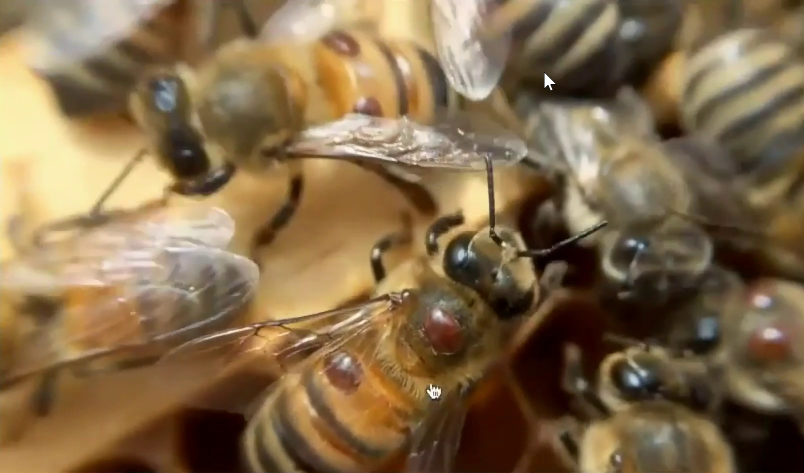
#> input picture D-RISE_explained_yolo_version/Visualization/input_samples/Fol_2/2024-12-01_0751.jpg, 1608 x 946 px (shown at 1/2 size)
$ python -i image_processing.py   (imports and definitions only)   (older library calls are emulated)
#> lines starting #> are read from the running program, lines starting #| are printed output that depends on the picture
#> further down, picture is the input picture: shape (946, 1608, 3); mean B, G, R 74.6, 106.9, 130.8
"""
better_engine.core.image_processing
=====================================
Standardized image pre-processing pipeline for hive photos.

Combines techniques from:
  - bee-mite-detector (YOLOv8 preprocessing, Hailo-8L pipeline)
  - BeeAlarmed (OpenCV entrance frame normalization)
  - varroaTrayCounter (tray image correction)
"""

from __future__ import annotations

import cv2
import numpy as np


# [58 lines left out: functions decode_image, assess_blur, normalize_for_inference, not called in this run]


def enhance_contrast(image: np.ndarray) -> np.ndarray:
    """
    Apply CLAHE (Contrast Limited Adaptive Histogram Equalization) to the
    luminance channel. Improves mite visibility in low-contrast hive photos.

    Technique adapted from varroaTrayCounter preprocessing pipeline.
    """
    lab = cv2.cvtColor(image, cv2.COLOR_BGR2LAB)
#> lab: shape (946, 1608, 3); mean of channels 0, 1, 2 117, 133.2, 149.3
    l_channel, a, b = cv2.split(lab)
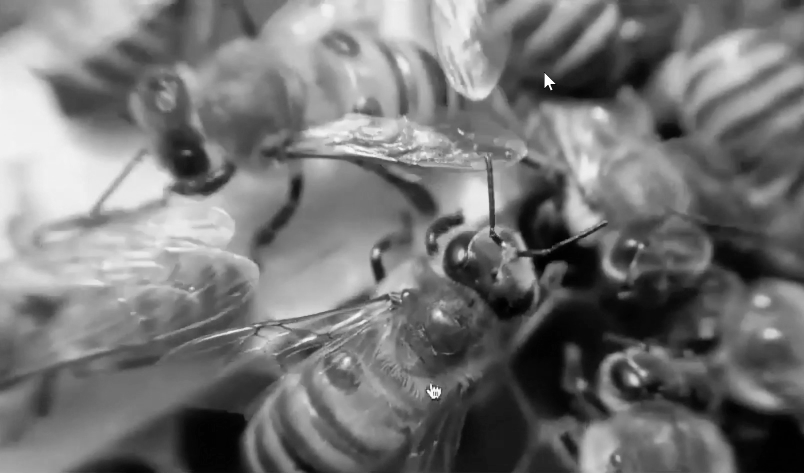
#> l_channel: shape (946, 1608) (shown at 1/2 size); min 0, max 255, mean 117
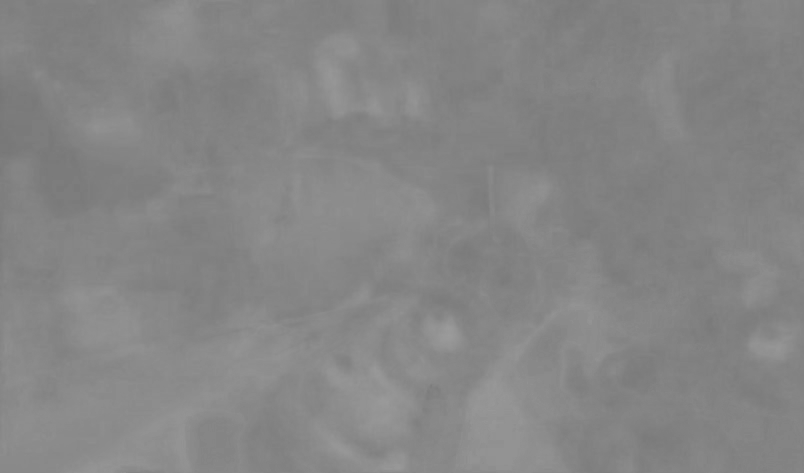
#> a: shape (946, 1608) (shown at 1/2 size); min 119, max 156, mean 133.2
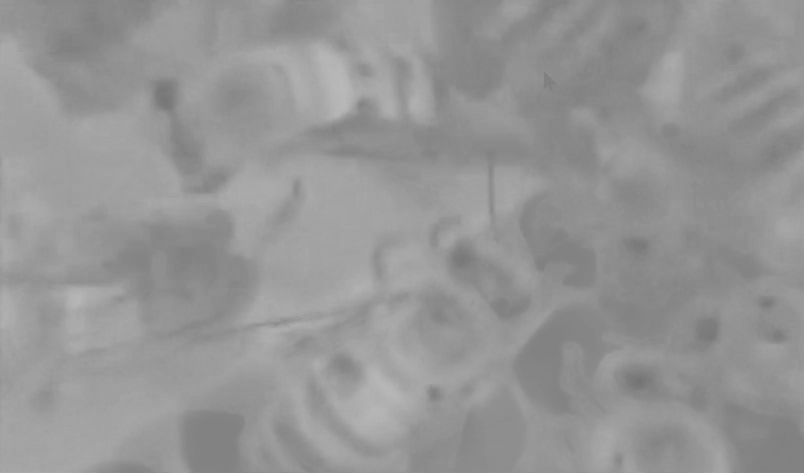
#> b: shape (946, 1608) (shown at 1/2 size); min 115, max 185, mean 149.3
    clahe = cv2.createCLAHE(clipLimit=2.0, tileGridSize=(8, 8))
    l_channel = clahe.apply(l_channel)
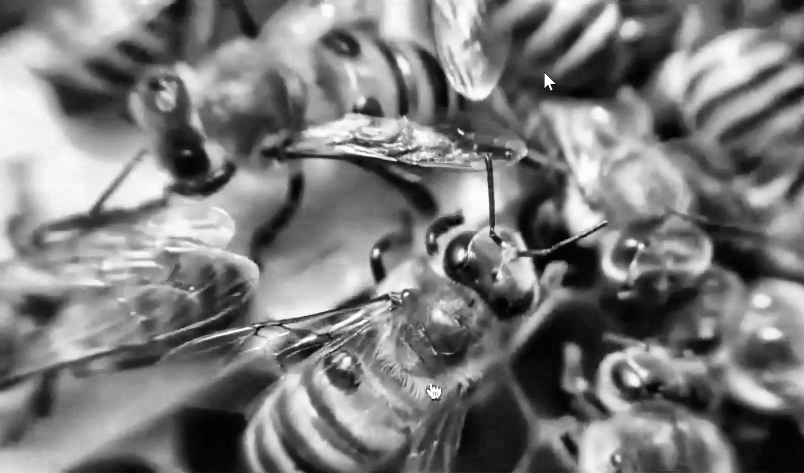
#> l_channel: shape (946, 1608) (shown at 1/2 size); min 0, max 255, mean 123.3
    enhanced = cv2.merge([l_channel, a, b])
#> enhanced: shape (946, 1608, 3); mean of channels 0, 1, 2 123.3, 133.2, 149.3
    return cv2.cvtColor(enhanced, cv2.COLOR_LAB2BGR)
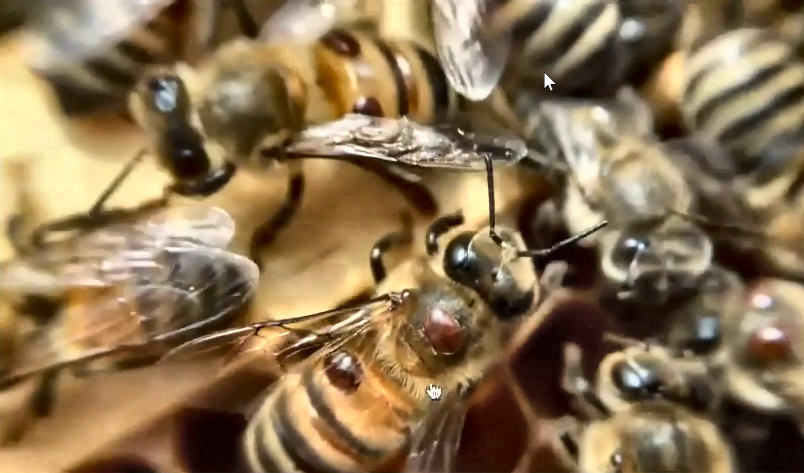
#> returned value: shape (946, 1608, 3) (shown at 1/2 size); mean B, G, R 81.4, 113.8, 137.6


# [6 lines left out: function is_usable, not called in this run]

>>> import cv2
>>> picture = cv2.imread('../../D-RISE_explained_yolo_version/Visualization/input_samples/Fol_2/2024-12-01_0751.jpg')
>>> result = enhance_contrast(picture)
